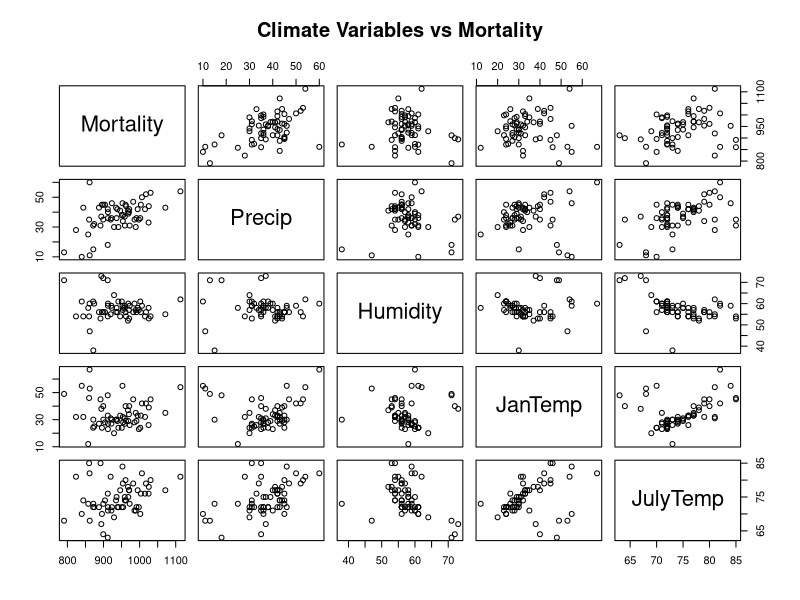
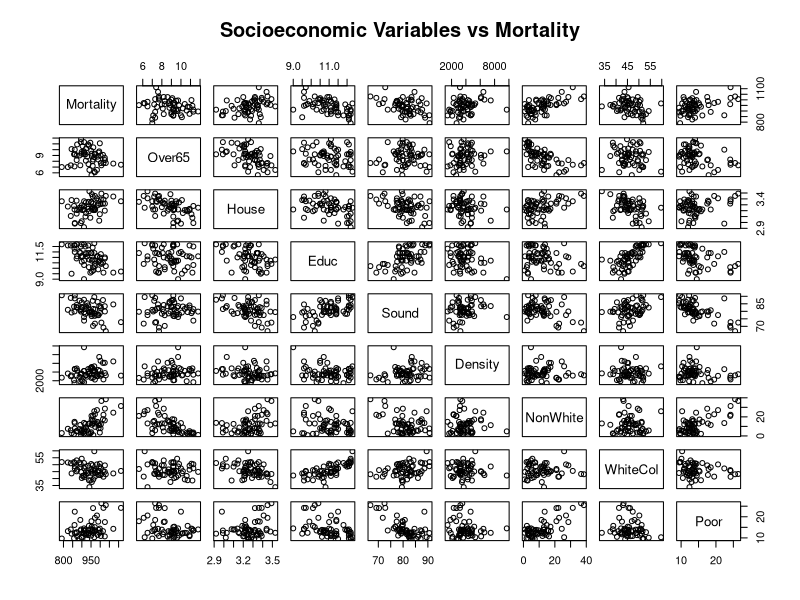
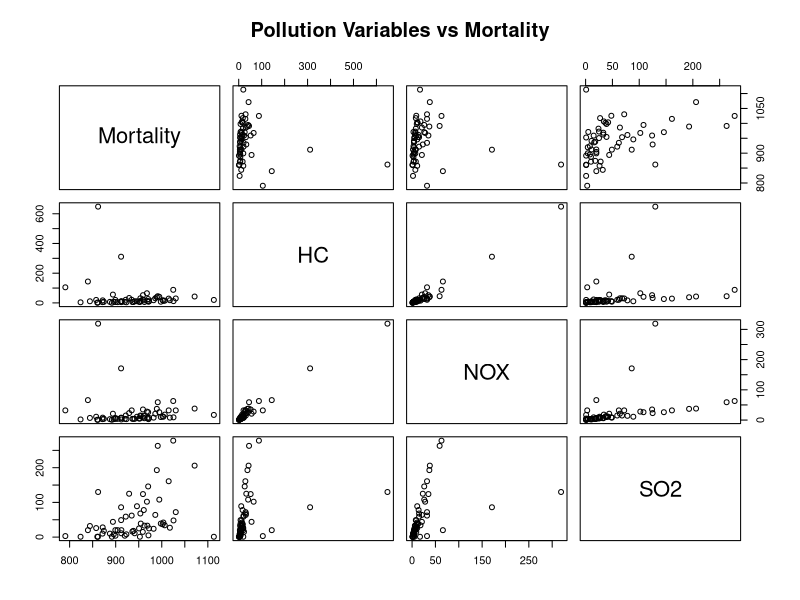

Reproduce these figures in R, in order.
## ---- chunk 1
knitr::opts_chunk$set(echo = TRUE)
## ---- chunk 2

pollution <- read.csv("Pollution.csv")
    
#Climate EDA plot
climate_variables <- pollution[, c("Mortality", "Precip", "Humidity", "JanTemp", "JulyTemp")]
pairs(climate_variables, main = "Climate Variables vs Mortality")
  
#Socioeconomic EDA plot
socioeconomic_variables <- pollution[, c("Mortality", "Over65", "House", "Educ", "Sound", "Density", "NonWhite", "WhiteCol", "Poor")]
pairs(socioeconomic_variables, main = "Socioeconomic Variables vs Mortality")

#Pollution EDA plot
pollution_variables <- pollution[, c("Mortality", "HC", "NOX", "SO2")]
pairs(pollution_variables, main = "Pollution Variables vs Mortality")


#


## ---- chunk 3
    # Answer code here
## ---- chunk 4
    # Answer code here
## ---- chunk 5
    # Answer code here
## ---- chunk 6
    # Answer code here
## ---- chunk 7
    # Answer code here
## ---- chunk 8
    # Answer code here
## ---- chunk 9
# Answer code here
